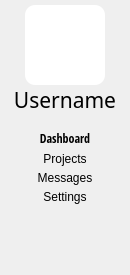
<?xml version="1.0" encoding="UTF-8"?>
<ui version="4.0">
 <class>UserDetailsWidget</class>
 <widget class="QWidget" name="UserDetailsWidget">
  <property name="geometry">
   <rect>
    <x>0</x>
    <y>0</y>
    <width>130</width>
    <height>275</height>
   </rect>
  </property>
  <property name="sizePolicy">
   <sizepolicy hsizetype="Fixed" vsizetype="Preferred">
    <horstretch>0</horstretch>
    <verstretch>0</verstretch>
   </sizepolicy>
  </property>
  <property name="windowTitle">
   <string>Form</string>
  </property>
  <property name="styleSheet">
   <string notr="true">border:none;</string>
  </property>
  <layout class="QVBoxLayout" name="verticalLayout_2">
   <property name="spacing">
    <number>0</number>
   </property>
   <property name="leftMargin">
    <number>0</number>
   </property>
   <property name="topMargin">
    <number>0</number>
   </property>
   <property name="rightMargin">
    <number>0</number>
   </property>
   <property name="bottomMargin">
    <number>0</number>
   </property>
   <item>
    <layout class="QHBoxLayout" name="horizontalLayout_3">
     <property name="topMargin">
      <number>5</number>
     </property>
     <property name="bottomMargin">
      <number>0</number>
     </property>
     <item>
      <spacer name="horizontalSpacer_2">
       <property name="orientation">
        <enum>Qt::Horizontal</enum>
       </property>
       <property name="sizeType">
        <enum>QSizePolicy::Preferred</enum>
       </property>
       <property name="sizeHint" stdset="0">
        <size>
         <width>10</width>
         <height>20</height>
        </size>
       </property>
      </spacer>
     </item>
     <item>
      <widget class="QPushButton" name="pb_ProfilePic">
       <property name="minimumSize">
        <size>
         <width>80</width>
         <height>80</height>
        </size>
       </property>
       <property name="maximumSize">
        <size>
         <width>80</width>
         <height>80</height>
        </size>
       </property>
       <property name="styleSheet">
        <string notr="true">QPushButton {
background-color: rgb(255, 255, 255);
border-radius: 10px;
}

QPushButton:hover {
	background-color: rgb(4, 177, 217);
}
</string>
       </property>
       <property name="text">
        <string/>
       </property>
       <property name="icon">
        <iconset resource="Resource.qrc">
         <normaloff>:/rec/Resource/IMG_BugTrackerLogo.png</normaloff>:/rec/Resource/IMG_BugTrackerLogo.png</iconset>
       </property>
       <property name="iconSize">
        <size>
         <width>50</width>
         <height>50</height>
        </size>
       </property>
      </widget>
     </item>
     <item>
      <spacer name="horizontalSpacer">
       <property name="orientation">
        <enum>Qt::Horizontal</enum>
       </property>
       <property name="sizeType">
        <enum>QSizePolicy::Preferred</enum>
       </property>
       <property name="sizeHint" stdset="0">
        <size>
         <width>10</width>
         <height>20</height>
        </size>
       </property>
      </spacer>
     </item>
    </layout>
   </item>
   <item>
    <layout class="QVBoxLayout" name="verticalLayout">
     <property name="spacing">
      <number>5</number>
     </property>
     <property name="bottomMargin">
      <number>5</number>
     </property>
     <item>
      <widget class="QLabel" name="lb_username">
       <property name="sizePolicy">
        <sizepolicy hsizetype="Preferred" vsizetype="Preferred">
         <horstretch>0</horstretch>
         <verstretch>0</verstretch>
        </sizepolicy>
       </property>
       <property name="font">
        <font>
         <family>Open Sans Condensed Medium</family>
         <pointsize>16</pointsize>
         <italic>false</italic>
         <bold>false</bold>
        </font>
       </property>
       <property name="styleSheet">
        <string notr="true">font: 500 16pt &quot;Open Sans Condensed Medium&quot;;</string>
       </property>
       <property name="text">
        <string>Username</string>
       </property>
       <property name="textFormat">
        <enum>Qt::AutoText</enum>
       </property>
       <property name="scaledContents">
        <bool>false</bool>
       </property>
       <property name="alignment">
        <set>Qt::AlignCenter</set>
       </property>
      </widget>
     </item>
     <item>
      <spacer name="verticalSpacer_2">
       <property name="orientation">
        <enum>Qt::Vertical</enum>
       </property>
       <property name="sizeType">
        <enum>QSizePolicy::Maximum</enum>
       </property>
       <property name="sizeHint" stdset="0">
        <size>
         <width>5</width>
         <height>10</height>
        </size>
       </property>
      </spacer>
     </item>
     <item>
      <widget class="QPushButton" name="pb_Dashboard">
       <property name="sizePolicy">
        <sizepolicy hsizetype="Preferred" vsizetype="Fixed">
         <horstretch>0</horstretch>
         <verstretch>0</verstretch>
        </sizepolicy>
       </property>
       <property name="minimumSize">
        <size>
         <width>0</width>
         <height>0</height>
        </size>
       </property>
       <property name="font">
        <font>
         <family>Open Sans Condensed</family>
         <pointsize>9</pointsize>
         <italic>false</italic>
         <bold>false</bold>
         <kerning>true</kerning>
        </font>
       </property>
       <property name="mouseTracking">
        <bool>true</bool>
       </property>
       <property name="acceptDrops">
        <bool>false</bool>
       </property>
       <property name="styleSheet">
        <string notr="true"/>
       </property>
       <property name="text">
        <string>Dashboard</string>
       </property>
       <property name="icon">
        <iconset resource="Resource.qrc">
         <normaloff>:/rec/Resource/IMG_BugTrackerLogo.png</normaloff>:/rec/Resource/IMG_BugTrackerLogo.png</iconset>
       </property>
       <property name="default">
        <bool>false</bool>
       </property>
       <property name="flat">
        <bool>false</bool>
       </property>
      </widget>
     </item>
     <item>
      <widget class="QPushButton" name="pb_Projects">
       <property name="sizePolicy">
        <sizepolicy hsizetype="Expanding" vsizetype="Fixed">
         <horstretch>0</horstretch>
         <verstretch>0</verstretch>
        </sizepolicy>
       </property>
       <property name="text">
        <string>Projects</string>
       </property>
       <property name="icon">
        <iconset resource="Resource.qrc">
         <normaloff>:/rec/Resource/IMG_BugTrackerLogo.png</normaloff>:/rec/Resource/IMG_BugTrackerLogo.png</iconset>
       </property>
       <property name="flat">
        <bool>false</bool>
       </property>
      </widget>
     </item>
     <item>
      <widget class="QPushButton" name="pb_Messages">
       <property name="sizePolicy">
        <sizepolicy hsizetype="Minimum" vsizetype="Fixed">
         <horstretch>0</horstretch>
         <verstretch>0</verstretch>
        </sizepolicy>
       </property>
       <property name="minimumSize">
        <size>
         <width>0</width>
         <height>0</height>
        </size>
       </property>
       <property name="text">
        <string>Messages</string>
       </property>
       <property name="icon">
        <iconset resource="Resource.qrc">
         <normaloff>:/rec/Resource/IMG_BugTrackerLogo.png</normaloff>:/rec/Resource/IMG_BugTrackerLogo.png</iconset>
       </property>
       <property name="flat">
        <bool>false</bool>
       </property>
      </widget>
     </item>
     <item>
      <widget class="QPushButton" name="pb_Settings">
       <property name="mouseTracking">
        <bool>true</bool>
       </property>
       <property name="text">
        <string>Settings</string>
       </property>
       <property name="icon">
        <iconset resource="Resource.qrc">
         <normaloff>:/rec/Resource/IMG_BugTrackerLogo.png</normaloff>:/rec/Resource/IMG_BugTrackerLogo.png</iconset>
       </property>
       <property name="default">
        <bool>false</bool>
       </property>
       <property name="flat">
        <bool>false</bool>
       </property>
      </widget>
     </item>
    </layout>
   </item>
   <item>
    <spacer name="verticalSpacer">
     <property name="orientation">
      <enum>Qt::Vertical</enum>
     </property>
     <property name="sizeHint" stdset="0">
      <size>
       <width>20</width>
       <height>6</height>
      </size>
     </property>
    </spacer>
   </item>
  </layout>
 </widget>
 <resources>
  <include location="Resource.qrc"/>
 </resources>
 <connections/>
</ui>
